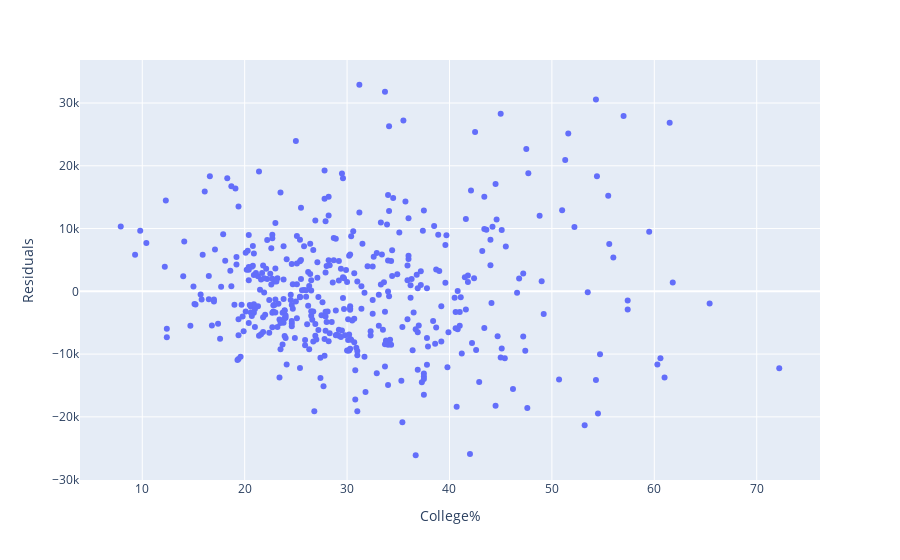

Notebook code cell kept with this figure:
### Markdown cell above
Now plot the residuals

px.scatter(df, x_column, residuals)

### Code cell
px.scatter(residuals, x='College%', y='Residuals')

### Figure 1 — Plotly figure (JSON) as saved in the notebook; plotly's stock layout.template omitted (floating-point values rounded to 4 significant figures; data arrays with more than 128 entries replaced by an {"elided": "..."} marker saying what was removed)
{"data": [{"hovertemplate": "College%=%{x}<br>Residuals=%{y}<extra></extra>", "legendgroup": "", "marker": {"color": "#636efa", "symbol": "circle"}, "mode": "markers", "name": "", "orientation": "v", "showlegend": false, "type": "scatter", "x": {"elided": "435 float values"}, "xaxis": "x", "y": {"elided": "435 float values"}, "yaxis": "y"}], "layout": {"autosize": true, "legend": {"tracegroupgap": 0}, "margin": {"t": 60}, "xaxis": {"anchor": "y", "autorange": true, "domain": [0, 1], "range": [3.96, 76.14], "title": {"text": "College%"}, "type": "linear"}, "yaxis": {"anchor": "x", "autorange": true, "domain": [0, 1], "range": [-30690.0, 37480.0], "title": {"text": "Residuals"}, "type": "linear"}}}
